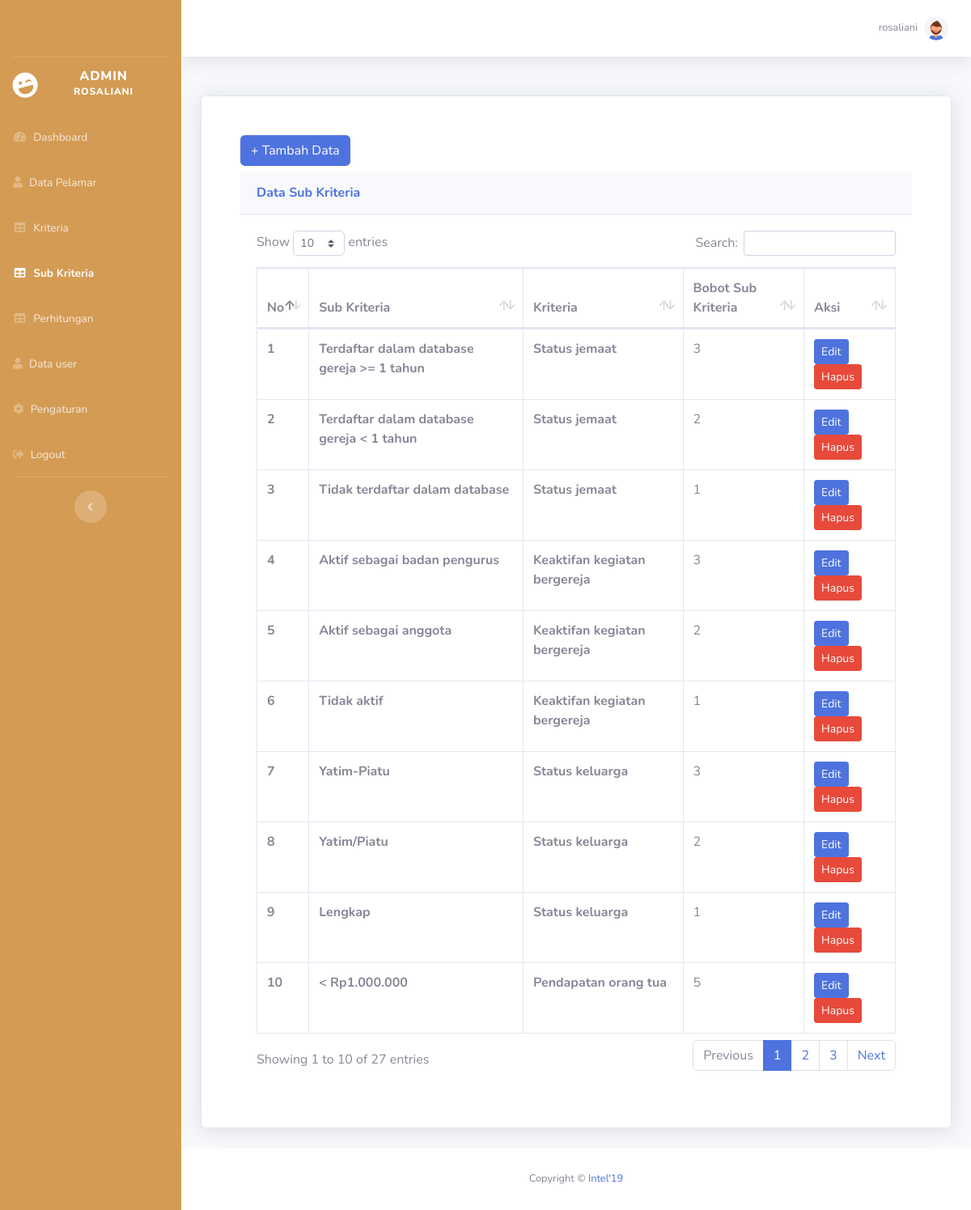
The app's page /admin/sub_kriteria.php (signed in) with its own data.
### tables this page shows
CREATE TABLE `sub_kriteria` (
  `id_sub_kriteria` int(11) NOT NULL,
  `nama_sub_kriteria` varchar(255) NOT NULL,
  `f_id_kriteria` varchar(2) NOT NULL,
  `bobot_sub_kriteria` int(11) NOT NULL
);

CREATE TABLE `kriteria` (
  `id_kriteria` varchar(2) NOT NULL,
  `nama_kriteria` varchar(255) NOT NULL,
  `bobot_kriteria` float NOT NULL,
  `faktor` varchar(50) NOT NULL,
  `profile_target` int(11) NOT NULL
);

### config.php (called while the page is built, shortened)
<?php
function connectDatabase()
{
    $conn = new mysqli(DB_HOST, DB_USERNAME, DB_PASSWORD, DB_NAME);
    return $conn;
}
?>

### admin/functions/sub_kriteria.php (called while the page is built, shortened)
<?php
require_once '../config.php';
class SubKriteria{
    private $db;
    public function __construct()
    {
        $this->db = connectDatabase();
    }
    public function getSubKriteria(){
        return $this->db->query("SELECT * FROM `sub_kriteria` sk
                                JOIN kriteria k ON sk.f_id_kriteria = k.id_kriteria ORDER BY id_sub_kriteria ASC;");
    }
}
$dataSubKriteria = new SubKriteria();
?>

### admin/sub_kriteria.php (the view, shortened to what this page needs)
<?php
require_once './header.php';
require_once './functions/sub_kriteria.php';
$data_sub_kriteria = $dataSubKriteria->getSubKriteria();
?>
<div class="row">
    <div class="col-lg-12">
        <div class="card shadow mb-4">
            <div class="justify-content-center p-5">
                <button type="button" class="btn mb-2 btn-primary" data-toggle="modal" data-target="#exampleModal">
                    + Tambah Data
                </button>
                <div class="card-header py-3">
                    <h6 class="m-0 font-weight-bold text-primary">Data Sub Kriteria</h6>
                </div>
                <div class="card-body">
                    <div class="table-responsive">
                        <table class="table table-bordered" id="dataTable" width="100%" cellspacing="0">
                            <thead>
                                <tr>
                                    <th>No</th>
                                    <th>Sub Kriteria</th>
                                    <th>Kriteria</th>
                                    <th>Bobot Sub Kriteria</th>
                                    <th>Aksi</th>
                                </tr>
                            </thead>
                            <tbody>
                                <?php foreach ($data_sub_kriteria as $key => $sub_kriteria):?>
                                <tr>
                                    <th scope="row"><?=$key+1;?></th>
                                    <th><?=$sub_kriteria['nama_sub_kriteria'];?></th>
                                    <th><?=$sub_kriteria['nama_kriteria'];?></th>
                                    <td><?=$sub_kriteria['bobot_sub_kriteria'];?></td>
                                    <td>
                                        <button type="button" class="btn btn-primary btn-sm" data-toggle="modal"
                                            data-target="#edit<?=$sub_kriteria['id_sub_kriteria'];?>">Edit</button>
                                        <button type="button" class="btn btn-danger btn-sm" data-toggle="modal"
                                            data-target="#hapus<?=$sub_kriteria['id_sub_kriteria'];?>">Hapus</button>
                                    </td>
                                </tr>
                                <?php endforeach;?>
                            </tbody>
                        </table>
                    </div>
                </div>
            </div>
        </div>
    </div>
</div>
<?php require './footer.php';?>

### records on screen
sub_kriteria: nama_sub_kriteria "Terdaftar dalam database gereja >= 1 tahun", f_id_kriteria.nama_kriteria "Status jemaat", bobot_sub_kriteria "3"
sub_kriteria: nama_sub_kriteria "Terdaftar dalam database gereja < 1 tahun", f_id_kriteria.nama_kriteria "Status jemaat", bobot_sub_kriteria "2"
sub_kriteria: nama_sub_kriteria "Tidak terdaftar dalam database", f_id_kriteria.nama_kriteria "Status jemaat", bobot_sub_kriteria "1"
sub_kriteria: nama_sub_kriteria "Aktif sebagai badan pengurus", f_id_kriteria.nama_kriteria "Keaktifan kegiatan bergereja", bobot_sub_kriteria "3"
sub_kriteria: nama_sub_kriteria "Aktif sebagai anggota", f_id_kriteria.nama_kriteria "Keaktifan kegiatan bergereja", bobot_sub_kriteria "2"
sub_kriteria: nama_sub_kriteria "Tidak aktif", f_id_kriteria.nama_kriteria "Keaktifan kegiatan bergereja", bobot_sub_kriteria "1"
sub_kriteria: nama_sub_kriteria "Yatim-Piatu", f_id_kriteria.nama_kriteria "Status keluarga", bobot_sub_kriteria "3"
sub_kriteria: nama_sub_kriteria "Yatim/Piatu", f_id_kriteria.nama_kriteria "Status keluarga", bobot_sub_kriteria "2"
sub_kriteria: nama_sub_kriteria "Lengkap", f_id_kriteria.nama_kriteria "Status keluarga", bobot_sub_kriteria "1"
sub_kriteria: nama_sub_kriteria "< Rp1.000.000", f_id_kriteria.nama_kriteria "Pendapatan orang tua", bobot_sub_kriteria "5"

### other values on screen
$_SESSION['username'] "ROSALIANI"
$_SESSION['username'] "rosaliani"
